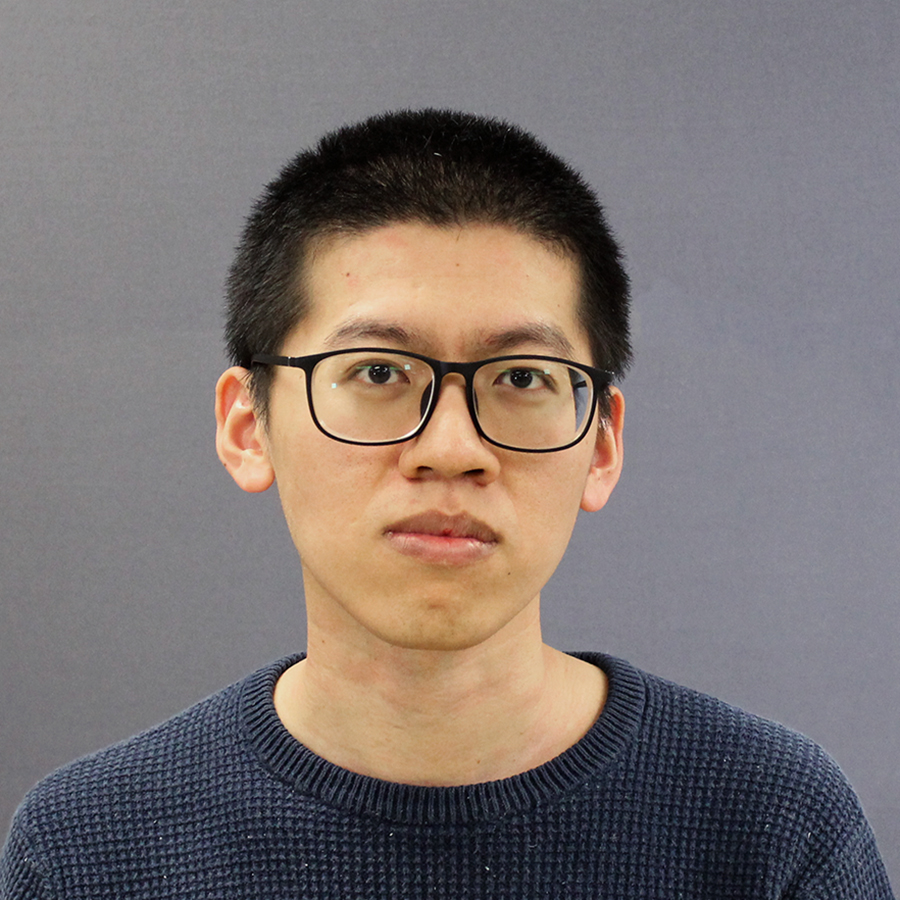
#> input picture imgs/zhuang_xiting.jpg, 900 x 900 px; its folder holds only this picture in this run
$ python photoEditor.py
#> lines starting #> are read from the running program, lines starting #| are printed output that depends on the picture
from PIL import Image, ImageEnhance, ImageFilter
import os

path = './imgs'
pathOut = '/editedImgs'


for filename in os.listdir(path):
    print(filename)
    img = Image.open(f"{path}/{filename}")
#> img is the input picture: PIL image 900x900 RGB; mean R, G, B 124.8, 115.8, 114
    edit = img.filter(ImageFilter.SHARPEN).convert('L')
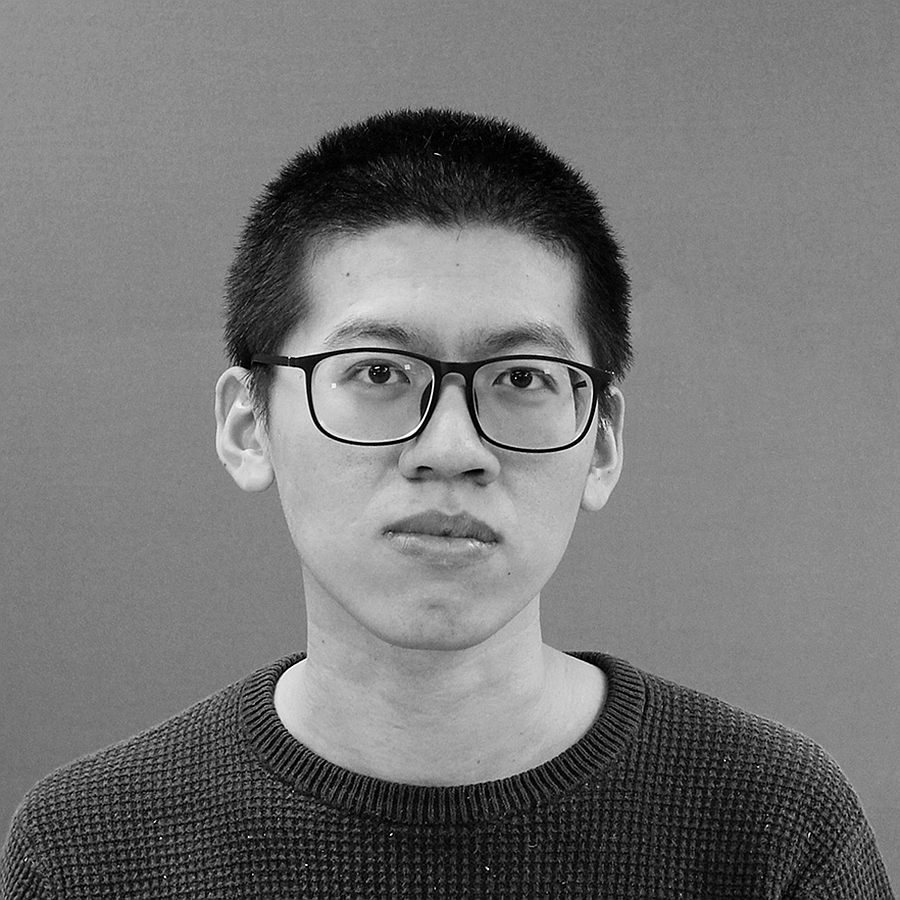
#> edit: PIL image 900x900 L; min 0, max 255, mean 118.4


    output_name = os.path.splitext(filename)[0]
    edit.save(f'.{pathOut}/{output_name}_edited.jpg')
